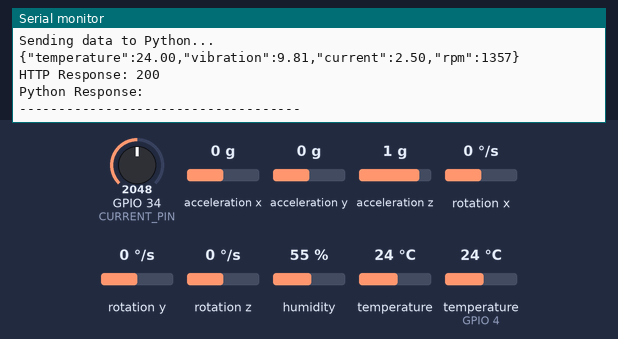
Bench run of a sketch on a simulated ESP32. Shown: the last lines printed to the serial monitor. The inputs (shaded band) are chosen by the test bench; at power-on: acceleration x 0 g, temperature (sensor on GPIO 4) 24 °C, GPIO 34 (CURRENT_PIN) = 2048, acceleration y 0 g, acceleration z 1 g, rotation x 0 °/s, rotation y 0 °/s, rotation z 0 °/s, humidity 55 %, temperature 24 °C. WiFi joins after 1.5 s; servers stay silent unless stated; uploads are accepted with an empty reply; random numbers use the default seed unless the sketch sets one.

Above: at 3.7 s.
3.8 s: acceleration x set to -1.4 g
At 7.91 s:
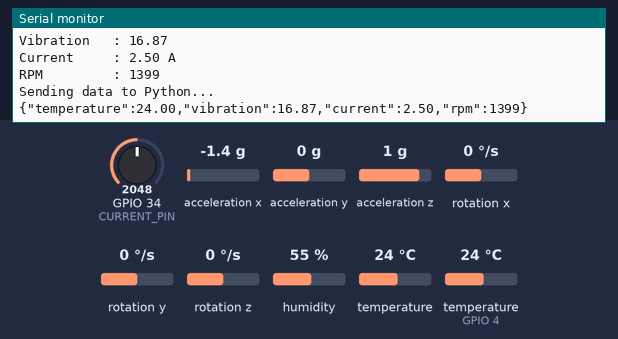
9.6 s: temperature (sensor on GPIO 4) set to 12 °C
At 13.13 s:
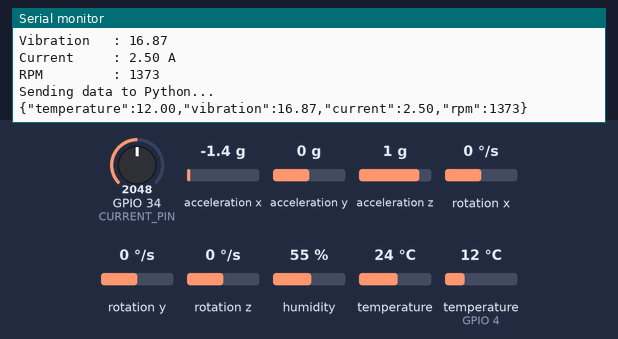
15.4 s: GPIO 34 (CURRENT_PIN) set to 2866
At 18.35 s:
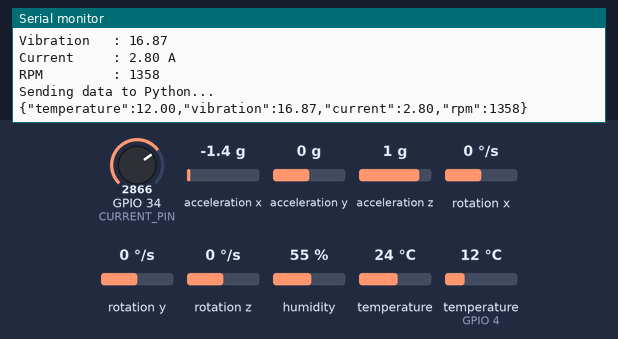
21.2 s: acceleration y set to -1.4 g
At 23.57 s:
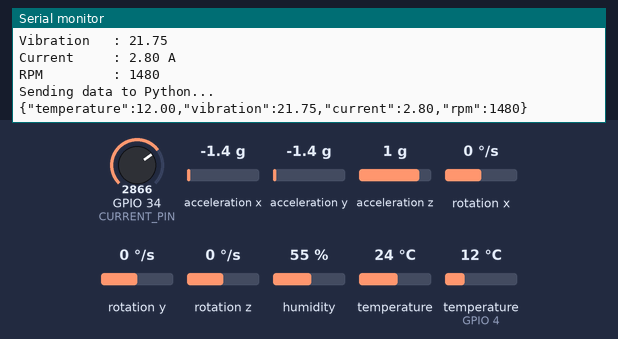
27.0 s: acceleration z set to -1.4 g
At 28.8 s:
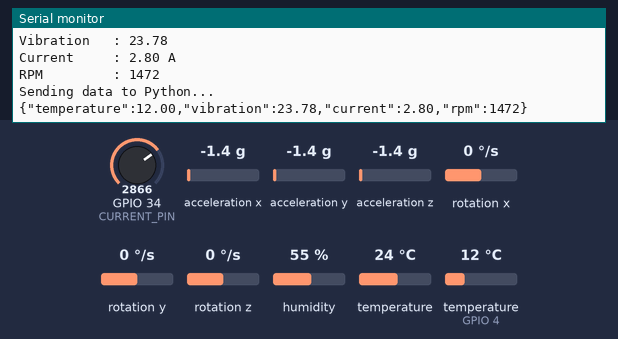
32.8 s: temperature (sensor on GPIO 4) set to 19 °C
At 34.02 s:
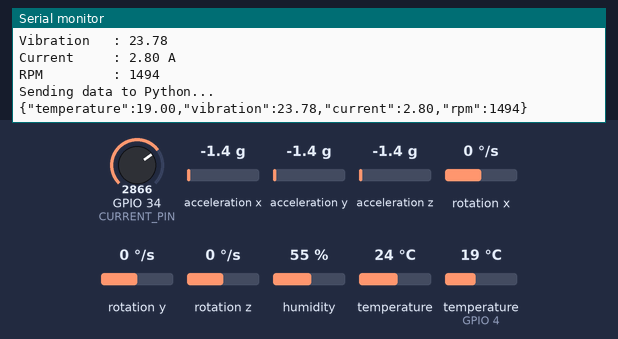
Timing chart, 0 to 35.8 s (numbered marks = the images above; inputs shaded):
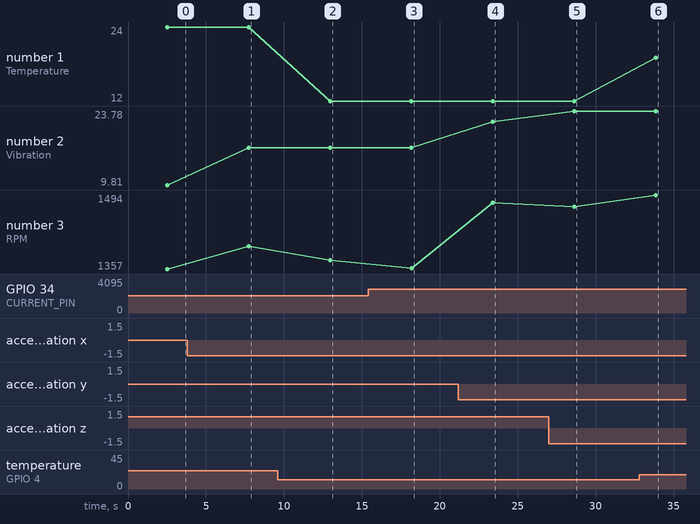

Measured:
- after the input at 3.8 s, the serial monitor: prints a new line after 3.9 s (image 1)
- after the input at 9.6 s, the serial monitor: prints a new line after 3.4 s (image 2)
- after the input at 15.4 s, the serial monitor: prints a new line after 2.8 s (image 3)
- after the input at 21.2 s, the serial monitor: prints a new line after 2.2 s (image 4)
- after the input at 27.0 s, the serial monitor: prints a new line after 1.6 s (image 5)
- after the input at 32.8 s, the serial monitor: prints a new line after 1.1 s (image 6)
- plotted number 1: 24 → 12 after the input at 9.6 s, 12 → 19 after the input at 32.8 s
- plotted number 2: 9.81 → 16.87 after the input at 3.8 s, 16.87 → 21.75 after the input at 21.2 s, 21.75 → 23.78 after the input at 27.0 s

The sketch:

sketch.ino
```cpp
#include <WiFi.h>
#include <HTTPClient.h>
#include <Wire.h>
#include <DHT.h>
#include <Adafruit_MPU6050.h>
#include <Adafruit_Sensor.h>
#include <math.h>

// ==========================================
// WIFI
// ==========================================

const char* ssid = "Wokwi-GUEST";
const char* password = "";

// ==========================================
// PYTHON SERVER
// ==========================================

const char* serverURL =
  "http://host.wokwi.internal:5000/api/sensor";

// ==========================================
// SENSOR PINS
// ==========================================

#define DHT_PIN 4
#define DHT_TYPE DHT22

#define CURRENT_PIN 34

// ==========================================
// SENSOR OBJECTS
// ==========================================

DHT dht(DHT_PIN, DHT_TYPE);

Adafruit_MPU6050 mpu;

// ==========================================
// SETUP
// ==========================================

void setup()
{
  Serial.begin(115200);

  delay(1000);

  Serial.println();
  Serial.println("====================================");
  Serial.println("   INDUSTRIAL AI SENSOR NODE");
  Serial.println("====================================");

  // -----------------------------
  // DHT22
  // -----------------------------

  dht.begin();

  Serial.println("DHT22 initialized.");

  // -----------------------------
  // MPU6050
  // -----------------------------

  Wire.begin(21, 22);

  if (!mpu.begin())
  {
    Serial.println("MPU6050 not detected!");

    while (1)
    {
      delay(1000);
    }
  }

  Serial.println("MPU6050 initialized.");

  // -----------------------------
  // WiFi
  // -----------------------------

  WiFi.begin(
    ssid,
    password
  );

  Serial.print("Connecting to WiFi");

  while (
    WiFi.status() != WL_CONNECTED
  )
  {
    delay(500);

    Serial.print(".");
  }

  Serial.println();

  Serial.println(
    "WiFi connected!"
  );

  Serial.print(
    "ESP32 IP: "
  );

  Serial.println(
    WiFi.localIP()
  );

  Serial.println();

  Serial.println(
    "System ready."
  );
}

// ==========================================
// LOOP
// ==========================================

void loop()
{
  // ========================================
  // TEMPERATURE
  // ========================================

  float temperature =
    dht.readTemperature();

  if (isnan(temperature))
  {
    Serial.println(
      "Temperature reading failed!"
    );

    delay(2000);

    return;
  }

  // ========================================
  // MPU6050
  // ========================================

  sensors_event_t acceleration;
  sensors_event_t gyro;
  sensors_event_t temperatureEvent;

  mpu.getEvent(
    &acceleration,
    &gyro,
    &temperatureEvent
  );

  float ax =
    acceleration.acceleration.x;

  float ay =
    acceleration.acceleration.y;

  float az =
    acceleration.acceleration.z;

  // Calculate vibration magnitude

  float vibration =
    sqrt(
      ax * ax +
      ay * ay +
      az * az
    );

  // ========================================
  // CURRENT SIMULATION
  // ========================================

  int currentRaw =
    analogRead(CURRENT_PIN);

  float current =
    map(
      currentRaw,
      0,
      4095,
      15,
      35
    );

  current =
    current / 10.0;

  // ========================================
  // RPM SIMULATION
  // ========================================

  // For now we generate a realistic RPM
  // value because the IR RPM sensor
  // will be integrated later.

  int rpm =
    random(
      1350,
      1500
    );

  // ========================================
  // DISPLAY DATA
  // ========================================

  Serial.println();
  Serial.println("------------------------------------");

  Serial.print(
    "Temperature : "
  );

  Serial.print(
    temperature
  );

  Serial.println(
    " °C"
  );

  Serial.print(
    "Vibration   : "
  );

  Serial.println(
    vibration
  );

  Serial.print(
    "Current     : "
  );

  Serial.print(
    current
  );

  Serial.println(
    " A"
  );

  Serial.print(
    "RPM         : "
  );

  Serial.println(
    rpm
  );

  // ========================================
  // SEND TO PYTHON
  // ========================================

  if (
    WiFi.status() == WL_CONNECTED
  )
  {
    HTTPClient http;

    http.begin(
      serverURL
    );

    http.addHeader(
      "Content-Type",
      "application/json"
    );

    // -----------------------------
    // Create JSON
    // -----------------------------

    String jsonData =
      "{"
      "\"temperature\":" +
      String(temperature, 2) +
      ","
      "\"vibration\":" +
      String(vibration, 2) +
      ","
      "\"current\":" +
      String(current, 2) +
      ","
      "\"rpm\":" +
      String(rpm) +
      "}";

    Serial.println();

    Serial.println(
      "Sending data to Python..."
    );

    Serial.println(
      jsonData
    );

    // -----------------------------
    // POST request
    // -----------------------------

    int responseCode =
      http.POST(
        jsonData
      );

    Serial.print(
      "HTTP Response: "
    );

    Serial.println(
      responseCode
    );

    // -----------------------------
    // Server response
    // -----------------------------

    if (
      responseCode > 0
    )
    {
      String response =
        http.getString();

      Serial.println(
        "Python Response:"
      );

      Serial.println(
        response
      );
    }
    else
    {
      Serial.println(
        "Failed to contact Python server."
      );
    }

    http.end();
  }
  else
  {
    Serial.println(
      "WiFi disconnected!"
    );
  }

  Serial.println(
    "------------------------------------"
  );

  // Send every 5 seconds

  delay(5000);
}
```
